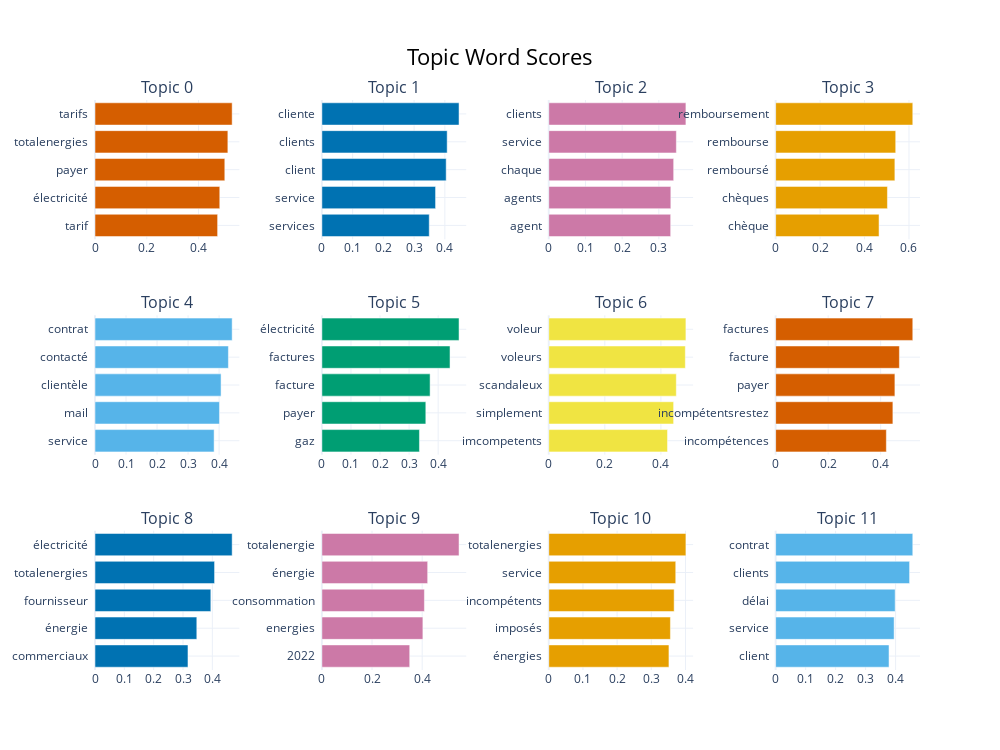

This figure's notebook cell:
### Markdown cell above
We can visualize the top keywords using a bar chart. `top_n_topics=12` means that we will create bar charts for the top 12 topics. The length of the bar represents the score of the keyword. A longer bar means higher importance for the topic.

### Code cell
# Visualize top topic keywords
topic_model.visualize_barchart(top_n_topics=12)

### Figure 1 — Plotly figure (JSON) as saved in the notebook; plotly's stock layout.template omitted (floating-point values rounded to 4 significant figures)
{"data": [{"marker": {"color": "#D55E00"}, "orientation": "h", "type": "bar", "x": [0.4736, 0.4819, 0.5014, 0.5132, 0.5298], "xaxis": "x", "y": ["tarif  ", "électricité  ", "payer  ", "totalenergies  ", "tarifs  "], "yaxis": "y"}, {"marker": {"color": "#0072B2"}, "orientation": "h", "type": "bar", "x": [0.3492, 0.3698, 0.4043, 0.4075, 0.4461], "xaxis": "x2", "y": ["services  ", "service  ", "client  ", "clients  ", "cliente  "], "yaxis": "y2"}, {"marker": {"color": "#CC79A7"}, "orientation": "h", "type": "bar", "x": [0.3322, 0.3326, 0.3404, 0.3477, 0.3737], "xaxis": "x3", "y": ["agent  ", "agents  ", "chaque  ", "service  ", "clients  "], "yaxis": "y3"}, {"marker": {"color": "#E69F00"}, "orientation": "h", "type": "bar", "x": [0.4653, 0.503, 0.5365, 0.5402, 0.6171], "xaxis": "x4", "y": ["chèque  ", "chèques  ", "remboursé  ", "rembourse  ", "remboursement  "], "yaxis": "y4"}, {"marker": {"color": "#56B4E9"}, "orientation": "h", "type": "bar", "x": [0.3839, 0.4012, 0.4064, 0.43, 0.4421], "xaxis": "x5", "y": ["service  ", "mail  ", "clientèle  ", "contacté  ", "contrat  "], "yaxis": "y5"}, {"marker": {"color": "#009E73"}, "orientation": "h", "type": "bar", "x": [0.3356, 0.3575, 0.3723, 0.4408, 0.4718], "xaxis": "x6", "y": ["gaz  ", "payer  ", "facture  ", "factures  ", "électricité  "], "yaxis": "y6"}, {"marker": {"color": "#F0E442"}, "orientation": "h", "type": "bar", "x": [0.4236, 0.4453, 0.4549, 0.4871, 0.4891], "xaxis": "x7", "y": ["imcompetents  ", "simplement  ", "scandaleux  ", "voleurs  ", "voleur  "], "yaxis": "y7"}, {"marker": {"color": "#D55E00"}, "orientation": "h", "type": "bar", "x": [0.4216, 0.4465, 0.4542, 0.4713, 0.5223], "xaxis": "x8", "y": ["incompétences  ", "incompétentsrestez  ", "payer  ", "facture  ", "factures  "], "yaxis": "y8"}, {"marker": {"color": "#0072B2"}, "orientation": "h", "type": "bar", "x": [0.317, 0.347, 0.3949, 0.4076, 0.4675], "xaxis": "x9", "y": ["commerciaux  ", "énergie  ", "fournisseur  ", "totalenergies  ", "électricité  "], "yaxis": "y9"}, {"marker": {"color": "#CC79A7"}, "orientation": "h", "type": "bar", "x": [0.3503, 0.4028, 0.4089, 0.4219, 0.547], "xaxis": "x10", "y": ["2022  ", "energies  ", "consommation  ", "énergie  ", "totalenergie  "], "yaxis": "y10"}, {"marker": {"color": "#E69F00"}, "orientation": "h", "type": "bar", "x": [0.3516, 0.3559, 0.3668, 0.3714, 0.4012], "xaxis": "x11", "y": ["énergies  ", "imposés  ", "incompétents  ", "service  ", "totalenergies  "], "yaxis": "y11"}, {"marker": {"color": "#56B4E9"}, "orientation": "h", "type": "bar", "x": [0.3781, 0.3951, 0.3985, 0.4466, 0.4572], "xaxis": "x12", "y": ["client  ", "service  ", "délai  ", "clients  ", "contrat  "], "yaxis": "y12"}], "layout": {"annotations": [{"font": {"size": 16}, "showarrow": false, "text": "Topic 0", "x": 0.0875, "xanchor": "center", "xref": "paper", "y": 1, "yanchor": "bottom", "yref": "paper"}, {"font": {"size": 16}, "showarrow": false, "text": "Topic 1", "x": 0.3625, "xanchor": "center", "xref": "paper", "y": 1, "yanchor": "bottom", "yref": "paper"}, {"font": {"size": 16}, "showarrow": false, "text": "Topic 2", "x": 0.6375, "xanchor": "center", "xref": "paper", "y": 1, "yanchor": "bottom", "yref": "paper"}, {"font": {"size": 16}, "showarrow": false, "text": "Topic 3", "x": 0.9125, "xanchor": "center", "xref": "paper", "y": 1, "yanchor": "bottom", "yref": "paper"}, {"font": {"size": 16}, "showarrow": false, "text": "Topic 4", "x": 0.0875, "xanchor": "center", "xref": "paper", "y": 0.6222, "yanchor": "bottom", "yref": "paper"}, {"font": {"size": 16}, "showarrow": false, "text": "Topic 5", "x": 0.3625, "xanchor": "center", "xref": "paper", "y": 0.6222, "yanchor": "bottom", "yref": "paper"}, {"font": {"size": 16}, "showarrow": false, "text": "Topic 6", "x": 0.6375, "xanchor": "center", "xref": "paper", "y": 0.6222, "yanchor": "bottom", "yref": "paper"}, {"font": {"size": 16}, "showarrow": false, "text": "Topic 7", "x": 0.9125, "xanchor": "center", "xref": "paper", "y": 0.6222, "yanchor": "bottom", "yref": "paper"}, {"font": {"size": 16}, "showarrow": false, "text": "Topic 8", "x": 0.0875, "xanchor": "center", "xref": "paper", "y": 0.2444, "yanchor": "bottom", "yref": "paper"}, {"font": {"size": 16}, "showarrow": false, "text": "Topic 9", "x": 0.3625, "xanchor": "center", "xref": "paper", "y": 0.2444, "yanchor": "bottom", "yref": "paper"}, {"font": {"size": 16}, "showarrow": false, "text": "Topic 10", "x": 0.6375, "xanchor": "center", "xref": "paper", "y": 0.2444, "yanchor": "bottom", "yref": "paper"}, {"font": {"size": 16}, "showarrow": false, "text": "Topic 11", "x": 0.9125, "xanchor": "center", "xref": "paper", "y": 0.2444, "yanchor": "bottom", "yref": "paper"}], "height": 750, "hoverlabel": {"bgcolor": "white", "font": {"family": "Rockwell", "size": 16}}, "showlegend": false, "title": {"font": {"color": "Black", "size": 22}, "text": "Topic Word Scores", "x": 0.5, "xanchor": "center", "yanchor": "top"}, "width": 1000, "xaxis": {"anchor": "y", "domain": [0, 0.175], "showgrid": true}, "xaxis10": {"anchor": "y10", "domain": [0.275, 0.45], "showgrid": true}, "xaxis11": {"anchor": "y11", "domain": [0.55, 0.725], "showgrid": true}, "xaxis12": {"anchor": "y12", "domain": [0.825, 1], "showgrid": true}, "xaxis2": {"anchor": "y2", "domain": [0.275, 0.45], "showgrid": true}, "xaxis3": {"anchor": "y3", "domain": [0.55, 0.725], "showgrid": true}, "xaxis4": {"anchor": "y4", "domain": [0.825, 1], "showgrid": true}, "xaxis5": {"anchor": "y5", "domain": [0, 0.175], "showgrid": true}, "xaxis6": {"anchor": "y6", "domain": [0.275, 0.45], "showgrid": true}, "xaxis7": {"anchor": "y7", "domain": [0.55, 0.725], "showgrid": true}, "xaxis8": {"anchor": "y8", "domain": [0.825, 1], "showgrid": true}, "xaxis9": {"anchor": "y9", "domain": [0, 0.175], "showgrid": true}, "yaxis": {"anchor": "x", "domain": [0.7556, 1], "showgrid": true}, "yaxis10": {"anchor": "x10", "domain": [0, 0.2444], "showgrid": true}, "yaxis11": {"anchor": "x11", "domain": [0, 0.2444], "showgrid": true}, "yaxis12": {"anchor": "x12", "domain": [0, 0.2444], "showgrid": true}, "yaxis2": {"anchor": "x2", "domain": [0.7556, 1], "showgrid": true}, "yaxis3": {"anchor": "x3", "domain": [0.7556, 1], "showgrid": true}, "yaxis4": {"anchor": "x4", "domain": [0.7556, 1], "showgrid": true}, "yaxis5": {"anchor": "x5", "domain": [0.3778, 0.6222], "showgrid": true}, "yaxis6": {"anchor": "x6", "domain": [0.3778, 0.6222], "showgrid": true}, "yaxis7": {"anchor": "x7", "domain": [0.3778, 0.6222], "showgrid": true}, "yaxis8": {"anchor": "x8", "domain": [0.3778, 0.6222], "showgrid": true}, "yaxis9": {"anchor": "x9", "domain": [0, 0.2444], "showgrid": true}}}
